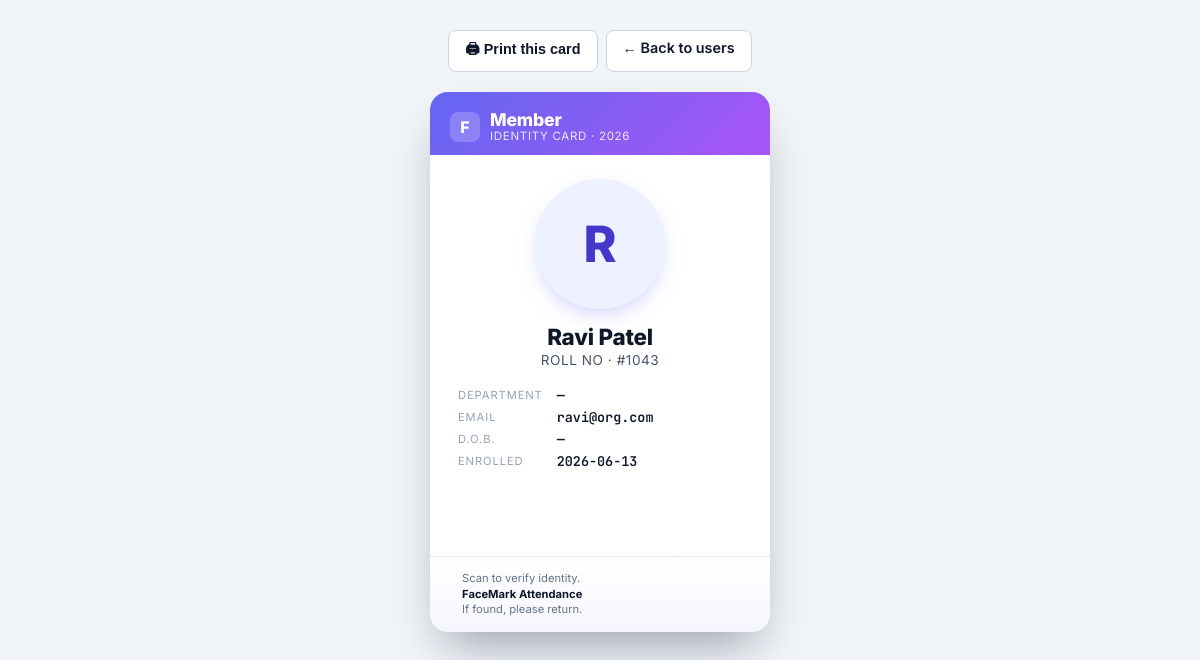
Screenshot of /idcard/1043 (signed in) with the database file from the repository.
### tables this page shows
CREATE TABLE persons (
    id            INTEGER PRIMARY KEY AUTOINCREMENT,
    person_id     TEXT UNIQUE NOT NULL,
    name          TEXT NOT NULL,
    department_id INTEGER,
    email         TEXT,
    created_at    TEXT NOT NULL, guardian_email TEXT, date_of_birth TEXT, phone TEXT, guardian_phone TEXT, branch_id INTEGER, contractor_id INTEGER, pin_hash TEXT, qr_secret TEXT, lang TEXT, rfid_uid TEXT, tenant_id INTEGER, manager_id TEXT, chat_user_id TEXT, scim_external_id TEXT,
    FOREIGN KEY(department_id) REFERENCES departments(id) ON DELETE SET NULL
);

CREATE TABLE settings (
    key   TEXT PRIMARY KEY,
    value TEXT NOT NULL
);

### app.py (the view)
@app.route('/idcard/<pid>')
@login_required
def idcard(pid):
    person = db.get_person(pid)
    if person is None:
        flash('User not found.', 'warning')
        return redirect(url_for('list_users'))
    return render_template('idcard.html', person=person)

### app.py (called while the page is built)
@app.after_request
def _metrics_record(resp):
    try:
        ms = (time.perf_counter() - getattr(__import__('flask').g, 't0', time.perf_counter())) * 1000.0
        infra_record_request(resp.status_code, ms)
    except Exception:  # noqa: BLE001
        pass
    return resp

@app.context_processor
def _inject_infra():
    return {'csp_nonce': infra_mw.csp_nonce,
            'asset_version': os.environ.get('FACEMARK_ASSET_VERSION', 'v2')}

@app.after_request
def _cache_static(resp):
    if request.path.startswith('/static/'):
        if 'v=' in request.query_string.decode('utf-8', errors='ignore'):
            resp.headers['Cache-Control'] = 'public, max-age=31536000, immutable'
        else:
            resp.headers['Cache-Control'] = 'public, max-age=86400'
    return resp

def login_required(fn):
    @wraps(fn)
    def wrap(*a, **kw):
        if not session.get('admin'):
            if request.path.startswith(('/api/', '/video_feed', '/start_', '/stop_', '/capture_status')):
                return jsonify({'ok': False, 'msg': 'auth required'}), 401
            return redirect(url_for('login', next=request.path))
        return fn(*a, **kw)
    return wrap

### db.py (called while the page is built, shortened)
def _pragma_once(conn: sqlite3.Connection) -> None:
    global _PRAGMA_ONCE_DONE
    if _PRAGMA_ONCE_DONE:
        return

def get_conn() -> sqlite3.Connection:
    conn = sqlite3.connect(DB_PATH, timeout=10.0,
                           check_same_thread=False)
    conn.row_factory = sqlite3.Row
    conn.execute('PRAGMA foreign_keys = ON')
    conn.execute('PRAGMA busy_timeout = 5000')
    _pragma_once(conn)
    return conn

@contextmanager
def tx():
    conn = get_conn()
    try:
        yield conn
        conn.commit()
    finally:
        conn.close()

def get_setting(key: str, default: Optional[str] = None) -> Optional[str]:
    with tx() as c:
        r = c.execute('SELECT value FROM settings WHERE key = ?', (key,)).fetchone()
        return r['value'] if r else default

def get_person(person_id: str) -> Optional[sqlite3.Row]:
    with tx() as c:
        return c.execute(
            'SELECT p.*, d.name AS department_name '
            'FROM persons p LEFT JOIN departments d ON d.id = p.department_id '
            'WHERE p.person_id = ?',
            (person_id,),
        ).fetchone()

### i18n.py (called while the page is built)
def languages() -> list[tuple[str, str]]:
    return [
        ('en', 'English'),
        ('hi', 'हिन्दी'),
        ('mr', 'मराठी'),
        ('gu', 'ગુજરાતી'),
        ('ta', 'தமிழ்'),
        ('kn', 'ಕನ್ನಡ'),
    ]

### templates/idcard.html (shortened to what this page needs)
<!doctype html>
<html lang="en">
<head>
</head>
<body>
<div class="toolbar">
  <button onclick="window.print()">🖨 Print this card</button>
  <a href="/listusers">← Back to users</a>
</div>
<div class="id-card">
  <div class="id-banner">
    <div class="mark">F</div>
    <div>
      <h1>{{ person.department_name or 'Member' }}</h1>
      <p>Identity Card · {{ person.created_at[:4] if person.created_at else '' }}</p>
    </div>
  </div>
  <div class="id-photo-wrap">
    <div class="id-photo">
    </div>
  </div>
  <div class="id-name">{{ person.name }}</div>
  <div class="id-role">Roll No · #{{ person.person_id }}</div>
  <div class="id-grid">
    <div>Department</div><b>{{ person.department_name or '—' }}</b>
    <div>Email</div><b>{{ person.email or '—' }}</b>
    <div>D.O.B.</div><b>{{ person.date_of_birth or '—' }}</b>
    <div>Enrolled</div><b>{{ person.created_at[:10] if person.created_at else '—' }}</b>
  </div>
  <div class="id-foot">
    <div class="id-foot-body">
      Scan to verify identity.<br>
      <b>{{ org_name }}</b><br>
      If found, please return.
    </div>
  </div>
</div>
</body>
</html>

### templates/idcard.html (style rules this page uses)
* { box-sizing:border-box;margin:0;padding:0 }
body { font-family:'Inter',sans-serif;background:#f1f5f9;padding:30px;display:flex;flex-direction:column;align-items:center;gap:20px }
.toolbar { display:flex;gap:8px }
.toolbar button,.toolbar a { padding:8px 16px;border-radius:8px;border:1px solid #cbd5e1;background:white; color:#0f172a;text-decoration:none;font-weight:600;font-size:0.9rem;cursor:pointer; }
.id-card { width:340px;height:540px;border-radius:18px;overflow:hidden; background:white;box-shadow:0 25px 50px -15px rgba(15,23,42,0.4); position:relative; }
.id-banner { background:linear-gradient(135deg,#6366f1,#a855f7); color:white;padding:18px 20px 12px;display:flex;align-items:center;gap:10px; }
.id-banner .mark { width:30px;height:30px;border-radius:8px;background:rgba(255,255,255,0.2); display:flex;align-items:center;justify-content:center;font-weight:800; }
.id-banner h1 { font-size:1.1rem;font-weight:800;letter-spacing:-0.01em;line-height:1.1 }
.id-banner p { font-size:0.72rem;opacity:0.85;letter-spacing:0.06em;text-transform:uppercase }
.id-photo-wrap { display:flex;justify-content:center;padding:24px 20px 14px; }
.id-photo { width:130px;height:130px;border-radius:50%; background:#eef2ff;color:#4338ca; display:flex;align-items:center;justify-content:center; font-size:50px;font-weight:800; border:4px solid #eef2ff; box-shadow:0 8px 24px -10px rgba(99,102,241,0.5); overflow:hidden; }
.id-name { font-size:1.4rem;font-weight:800;text-align:center;color:#0f172a;letter-spacing:-0.01em }
.id-role { font-size:0.85rem;text-align:center;color:#475569;margin-top:2px;letter-spacing:0.04em;text-transform:uppercase }
.id-grid { display:grid;grid-template-columns:auto 1fr;gap:4px 14px; padding:18px 28px 8px;font-size:0.84rem;color:#475569; }
.id-grid b { color:#0f172a;font-weight:600;font-family:'JetBrains Mono',monospace }
.id-grid div:nth-child(odd) { color:#94a3b8;text-transform:uppercase;font-size:0.7rem;letter-spacing:0.08em;align-self:center }
.id-foot { position:absolute;bottom:0;left:0;right:0; padding:14px 18px;display:flex;align-items:center;gap:14px; background:linear-gradient(180deg,transparent,rgba(99,102,241,0.06)); border-top:1px dashed #e2e8f0; }
.id-foot-body { font-size:0.7rem;color:#64748b;line-height:1.4 }
.id-foot-body b { color:#0f172a;font-weight:700 }

### rows the page displays
persons: created_at "2026", name "Ravi Patel", person_id "1043", email "ravi@org.com", created_at "2026-06-13"
settings: value "FaceMark Attendance"

### other values shown
{{ person.department_name or 'Member' }} "Member"
{{ person.department_name or '—' }} "—"
{{ person.date_of_birth or '—' }} "—"
